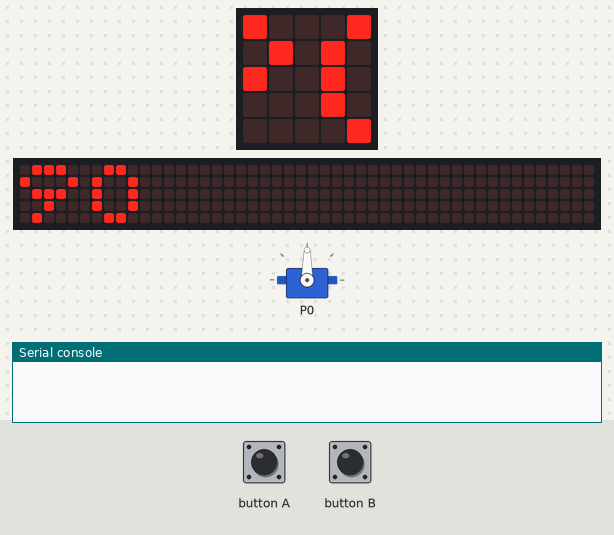
Bench run of a program on a simulated BBC micro:bit (MakeCode). On the bench: servo, the board's 5×5 LED display, a strip that is not on the board, showing the scrolling text unrolled, the last lines printed to the serial console. Inputs (shaded band) come from the test bench. The 48×5 strip is a reading aid, not a part: it shows the text the display is scrolling, unrolled, one strip-width of it at a time.

Above: at 1.27 s.
1.3 s: button A pressed for 0.15 s
At 1.57 s:
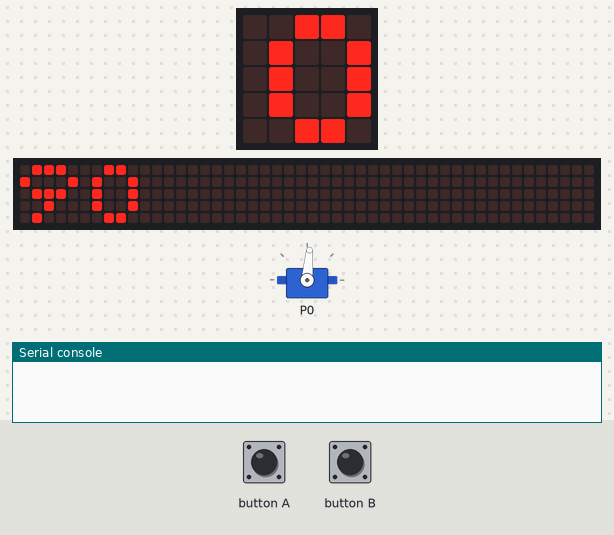
2.0 s: button B pressed for 0.15 s
At 2.47 s:
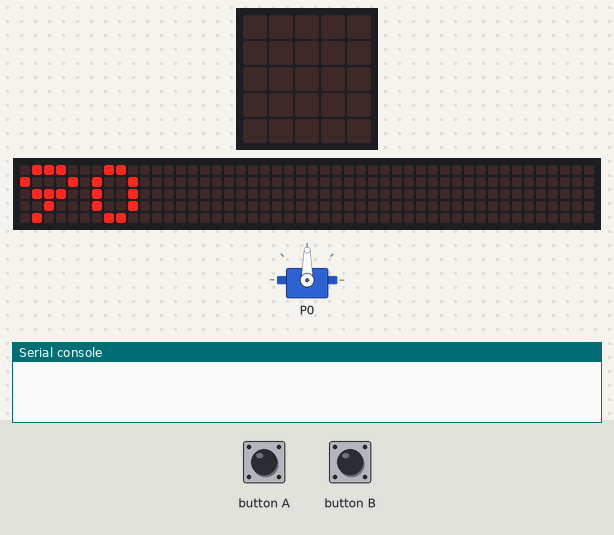
2.7 s: button A pressed for 0.15 s
At 2.94 s:
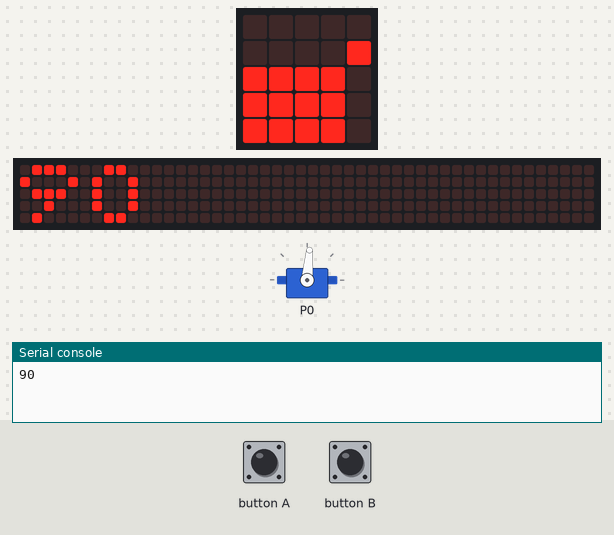
3.4 s: button A pressed 2 times (0.12 s each, 0.3 s apart)
At 5.51 s:
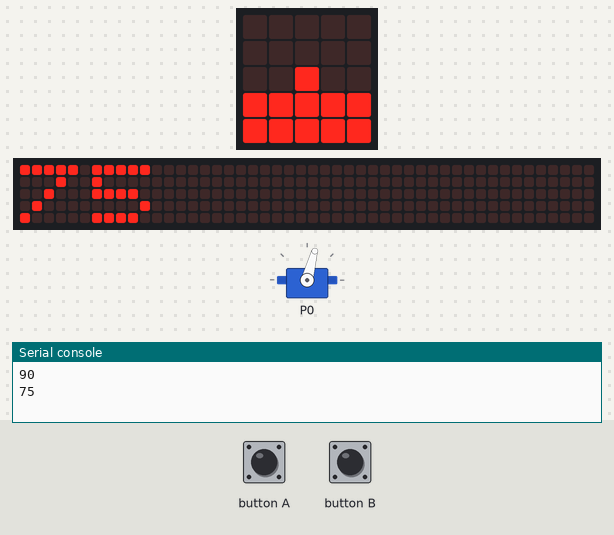
5.7 s: button B pressed for 0.15 s
At 5.96 s:
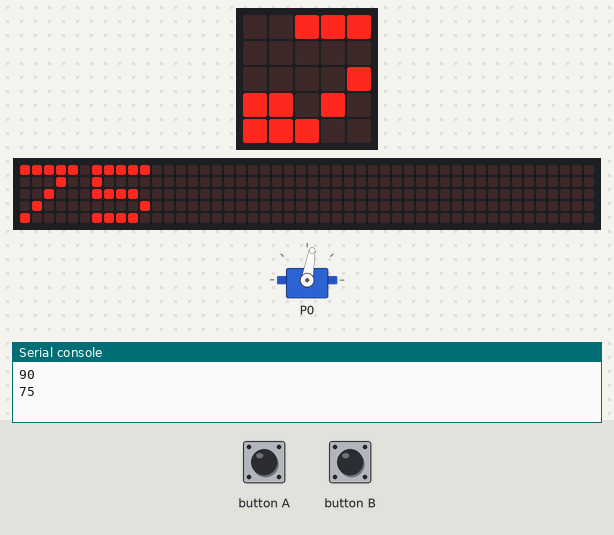
6.4 s: button B pressed 5 times (0.12 s each, 0.3 s apart)
At 8.23 s:
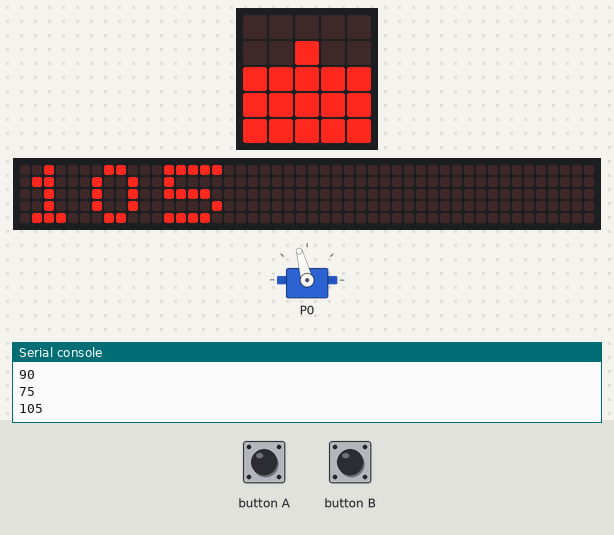
Timing chart, 0 to 9.7 s (numbered marks = the images above; inputs shaded):
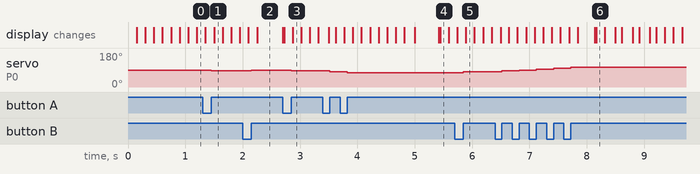

The program:

main.ts
```typescript
input.onButtonPressed(Button.A, function () {
    angle = Math.max(0, angle - 5)
    pins.servoWritePin(AnalogPin.P0, angle)
})
input.onButtonPressed(Button.B, function () {
    angle = Math.min(180, angle + 5)
    pins.servoWritePin(AnalogPin.P0, angle)
})
let angle = 0
angle = 90
pins.servoWritePin(AnalogPin.P0, angle)
basic.forever(function () {
    basic.showNumber(angle)
    led.plotBarGraph(
    angle,
    180,
    true
    )
})
```

test.ts
```typescript
// testes vão aqui; isto não será compilado quando este pacote for usado como uma extensão.
```

Measured:
- after the input at 1.3 s, servo on P0: 90° → 85° after 0.15 s
- after the input at 2.0 s, servo on P0: 85° → 90° after 0.15 s
- after the input at 2.7 s, servo on P0: 90° → 85° after 0.15 s
- after the input at 3.4 s, servo on P0: 85° → 80° after 0.12 s, → 75° 0.30 s later; the display: first differs from a run without the input after 2.0 s (image 4 shows a later state)
- after the input at 5.7 s, servo on P0: 75° → 80° after 0.15 s
- after the input at 6.4 s, servo on P0: moves from 80° to 105° over 1.2 s, starting after 0.12 s; the display: first differs from a run without the input after 1.7 s (image 6 shows a later state)
